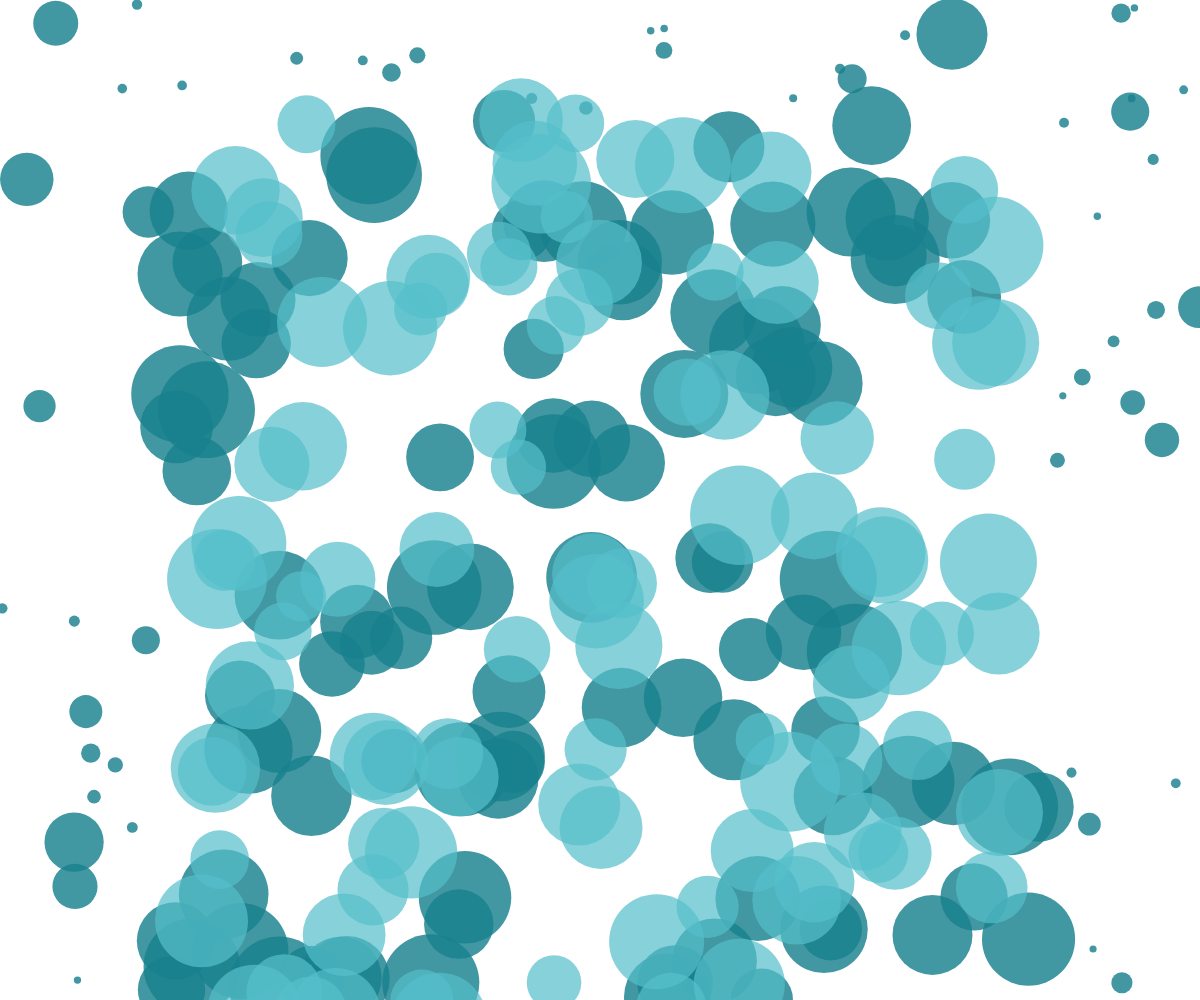
Frame 1 (no input)
Frame 60 (no input): identical to frame 1, image omitted
Frame 120 (the mouse pressed at the canvas centre since frame 60): identical to frame 1, image omitted

The p5.js sketch that drew this single still picture (run headless with seeded random() and noise() and a simulated clock; from frame 60 on, the mouse is pressed at the canvas centre):

// p5.js sketch
// ── sketch.js
function setup(){
    createCanvas(windowWidth,windowHeight);
    background(255);
    let size1;
    let position_x;
    let position_y;
    for(let i=0;i<150;i++){
        size1=random(60,100);
        noStroke();
        fill(25, 129, 142,210);
        position_x=random(windowWidth)
        position_y=random(windowHeight)
        if(position_x<windowWidth/8 || position_x>windowWidth*7/8 || position_y<windowWidth/10 || position_y>windowWidth*9/10){
            size1/=random(1,10);
        }
        ellipse(position_x, position_y, size1, size1);
    }
    let size2;
    for(let i=0;i<100;i++){
        size2=random(50,100);
        noStroke();
        fill(86, 191, 203,180);
        ellipse(random(windowWidth/6,windowWidth*5/6), random(windowWidth/10,windowWidth*9/10), size2, size2);
    }
}

function draw() {
}
